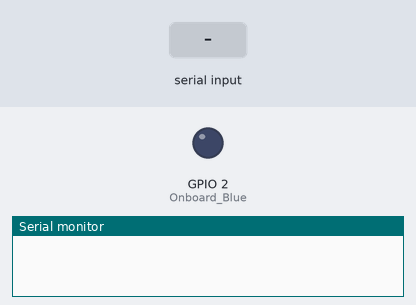
A sketch run on a simulated ESP32. On the bench: output pins drawn as LEDs (lit = HIGH), the last lines printed to the serial monitor. The inputs (shaded band) are chosen by the test bench. Nothing arrives over Bluetooth unless stated.

Above: at 1.2 s.
1.3 s: "1\n" received over the second serial link
At 2.1 s:
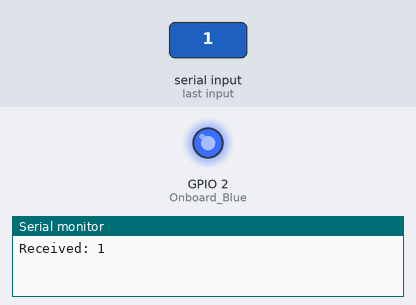
2.8 s: "0\n" received over the second serial link
At 3.2 s:
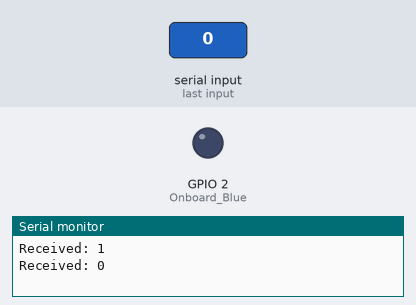
Timing chart, 0 to 5.8 s (numbered marks = the images above; inputs shaded):
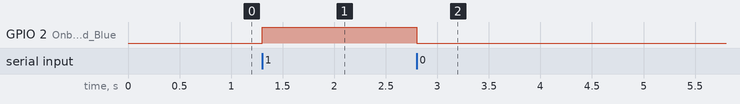

Measured:
- after the input at 1.3 s, GPIO 2 (Onboard_Blue): LOW → HIGH at once
- after the input at 2.8 s, GPIO 2 (Onboard_Blue): HIGH → LOW at once

The sketch:

38_MITAppInventorEsp32Bluetooth1.ino
```cpp
//ESP32 Dev Module
#include <Arduino.h>
        #include <BluetoothSerial.h>

        BluetoothSerial SerialBT;
        #define Onboard_Blue 2
        #define Top_Red 13

        void setup() {
          SerialBT.begin("ESP32test"); // Name of your ESP32 device
          Serial.begin(115200);
          pinMode(Onboard_Blue, OUTPUT);
          digitalWrite(Onboard_Blue, LOW);
        }

        void loop() {
          if (SerialBT.available()) {
            String receivedData = SerialBT.readStringUntil('\n'); // Read until newline
            Serial.print("Received: ");
            Serial.println(receivedData);
            SerialBT.print("Data received");
            if(receivedData == "1"){
              digitalWrite(Onboard_Blue, HIGH);
            }
              else if(receivedData == "0"){
              digitalWrite(Onboard_Blue, LOW);
             }

          }
        }
```
